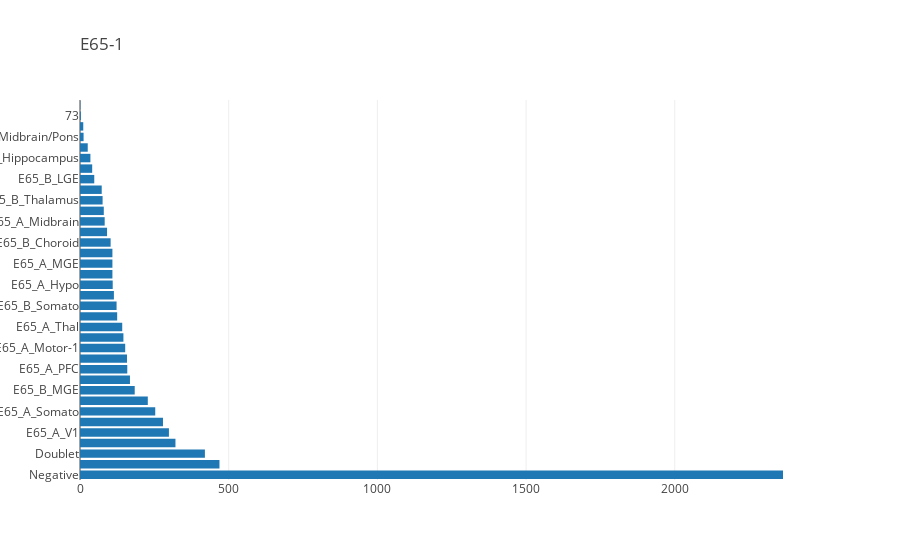
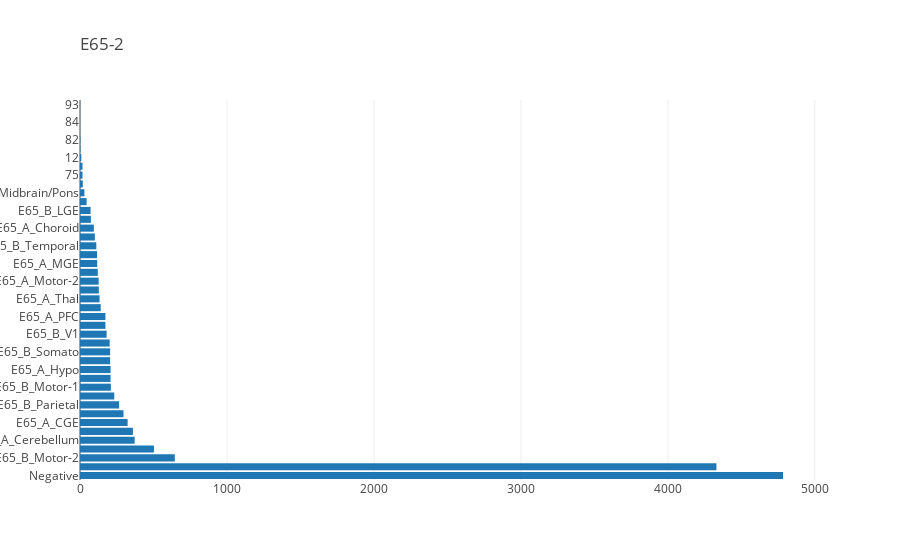
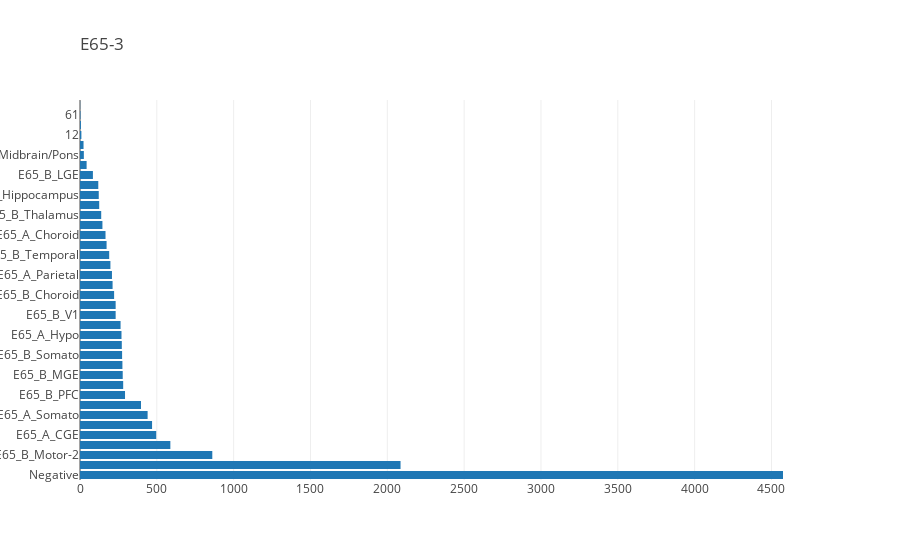
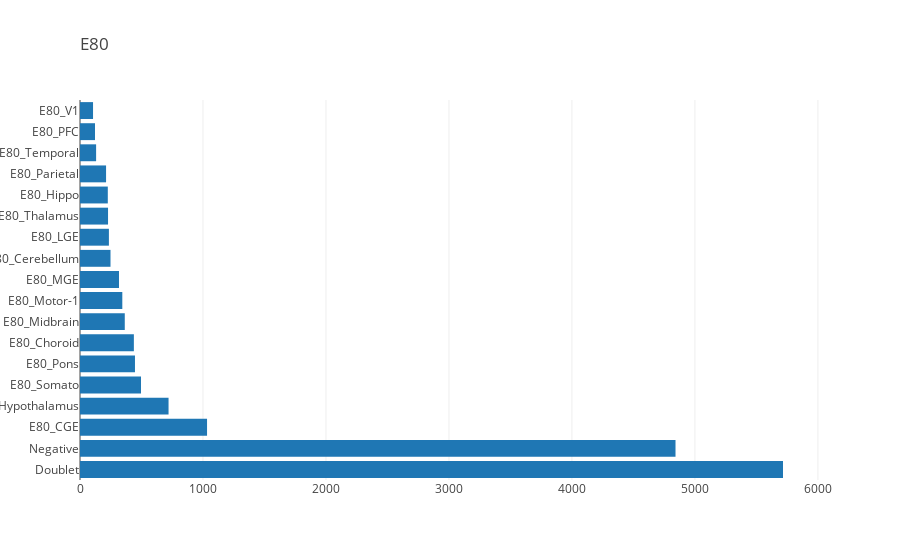

Source (notebook cell) for these figures, in order:
### Code cell
for s in sampletable.keys():
    data = [go.Bar(
        y=sampletable[s][1].value_counts().to_dense().keys(),
        x=sampletable[s][1].value_counts(),
        orientation='h',
        text="",
    )]
    layout = go.Layout(
    title=go.layout.Title(
        text=s,
        xref='paper',
        x=0
    ))
    fig = go.Figure(data=data, layout=layout)
    iplot(fig, show_link=False)
    print(sorted(Counter(sampletable[s][1]).keys()))

### Figure 1 — Plotly figure (JSON) as saved in the notebook; plotly's stock layout.template omitted (floating-point values rounded to 4 significant figures)
{"data": [{"orientation": "h", "text": "", "type": "bar", "uid": "e4ae9df3-82c3-453b-a247-c168505533e0", "x": [2364, 469, 420, 321, 299, 279, 253, 228, 184, 168, 159, 158, 152, 146, 142, 125, 123, 114, 110, 109, 109, 109, 103, 91, 83, 80, 76, 73, 48, 41, 35, 26, 12, 11, 3, 1], "y": ["Negative", "E65_B_Motor-2", "Doublet", "E65_A_Temporal", "E65_A_V1", "E65_A_CGE", "E65_A_Somato", "E65_B_Parietal", "E65_B_MGE", "E65_B_PFC", "E65_A_PFC", "E65_B_Motor-1", "E65_A_Motor-1", "E65_A_LGE", "E65_A_Thal", "E65_B_V1", "E65_B_Somato", "E65_A_Parietal", "E65_A_Hypo", "E65_A_Motor-2", "E65_A_MGE", "E65_B_Temporal", "E65_B_Choroid", "E65_A_Hippocampus", "E65_A_Midbrain", "E65_A_Choroid", "E65_B_Thalamus", "E65_B_Cerebellum", "E65_B_LGE", "E65_A_Cerebellum", "E65_B_Hippocampus", "E65_A_Pons", "E65_B_Midbrain/Pons", "E65_B_Hypothalamus", "73", "93"]}], "layout": {"title": {"text": "E65-1", "x": 0, "xref": "paper"}}}

### Figure 2 — Plotly figure (JSON) as saved in the notebook; plotly's stock layout.template omitted (floating-point values rounded to 4 significant figures)
{"data": [{"orientation": "h", "text": "", "type": "bar", "uid": "e05d0804-3ce4-4a87-b0f2-6b07ccfe1382", "x": [4783, 4330, 645, 503, 372, 360, 324, 296, 266, 233, 210, 208, 208, 205, 205, 202, 181, 173, 173, 141, 133, 128, 127, 121, 117, 116, 111, 101, 94, 74, 72, 45, 30, 19, 17, 17, 9, 3, 3, 1, 1, 1, 1], "y": ["Negative", "Doublet", "E65_B_Motor-2", "E65_A_Temporal", "E65_A_Cerebellum", "E65_A_V1", "E65_A_CGE", "E65_A_Somato", "E65_B_Parietal", "E65_A_Motor-1", "E65_B_Motor-1", "E65_A_LGE", "E65_A_Hypo", "E65_B_MGE", "E65_B_Somato", "E65_B_PFC", "E65_B_V1", "E65_B_Choroid", "E65_A_PFC", "E65_A_Parietal", "E65_A_Thal", "E65_A_Midbrain", "E65_A_Motor-2", "E65_A_Hippocampus", "E65_A_MGE", "E65_B_Cerebellum", "E65_B_Temporal", "E65_B_Thalamus", "E65_A_Choroid", "E65_B_Hippocampus", "E65_B_LGE", "E65_A_Pons", "E65_B_Midbrain/Pons", "E65_B_Hypothalamus", "75", "74", "12", "73", "82", "46", "84", "23", "93"]}], "layout": {"title": {"text": "E65-2", "x": 0, "xref": "paper"}}}

### Figure 3 — Plotly figure (JSON) as saved in the notebook; plotly's stock layout.template omitted (floating-point values rounded to 4 significant figures)
{"data": [{"orientation": "h", "text": "", "type": "bar", "uid": "c6ecc069-4bd1-4033-aea2-4fddb22a692f", "x": [4575, 2086, 861, 588, 496, 469, 440, 397, 293, 281, 278, 276, 274, 272, 270, 264, 232, 232, 222, 212, 208, 198, 190, 173, 166, 146, 138, 125, 122, 119, 84, 43, 25, 23, 9, 6, 3, 1], "y": ["Negative", "Doublet", "E65_B_Motor-2", "E65_A_Temporal", "E65_A_CGE", "E65_A_V1", "E65_A_Somato", "E65_B_Parietal", "E65_B_PFC", "E65_A_Thal", "E65_B_MGE", "E65_A_LGE", "E65_B_Somato", "E65_A_Motor-1", "E65_A_Hypo", "E65_A_PFC", "E65_B_V1", "E65_B_Motor-1", "E65_B_Choroid", "E65_A_MGE", "E65_A_Parietal", "E65_A_Midbrain", "E65_B_Temporal", "E65_A_Hippocampus", "E65_A_Choroid", "E65_A_Motor-2", "E65_B_Thalamus", "E65_B_Cerebellum", "E65_B_Hippocampus", "E65_A_Cerebellum", "E65_B_LGE", "E65_A_Pons", "E65_B_Midbrain/Pons", "E65_B_Hypothalamus", "12", "82", "61", "93"]}], "layout": {"title": {"text": "E65-3", "x": 0, "xref": "paper"}}}

### Figure 4 — Plotly figure (JSON) as saved in the notebook; plotly's stock layout.template omitted (floating-point values rounded to 4 significant figures)
{"data": [{"orientation": "h", "text": "", "type": "bar", "uid": "3de61704-3e27-4213-85d1-6872efb51da7", "x": [5716, 4842, 1033, 720, 496, 447, 438, 364, 344, 317, 248, 235, 228, 226, 212, 131, 122, 106], "y": ["Doublet", "Negative", "E80_CGE", "E80_Hypothalamus", "E80_Somato", "E80_Pons", "E80_Choroid", "E80_Midbrain", "E80_Motor-1", "E80_MGE", "E80_Cerebellum", "E80_LGE", "E80_Thalamus", "E80_Hippo", "E80_Parietal", "E80_Temporal", "E80_PFC", "E80_V1"]}], "layout": {"title": {"text": "E80", "x": 0, "xref": "paper"}}}
